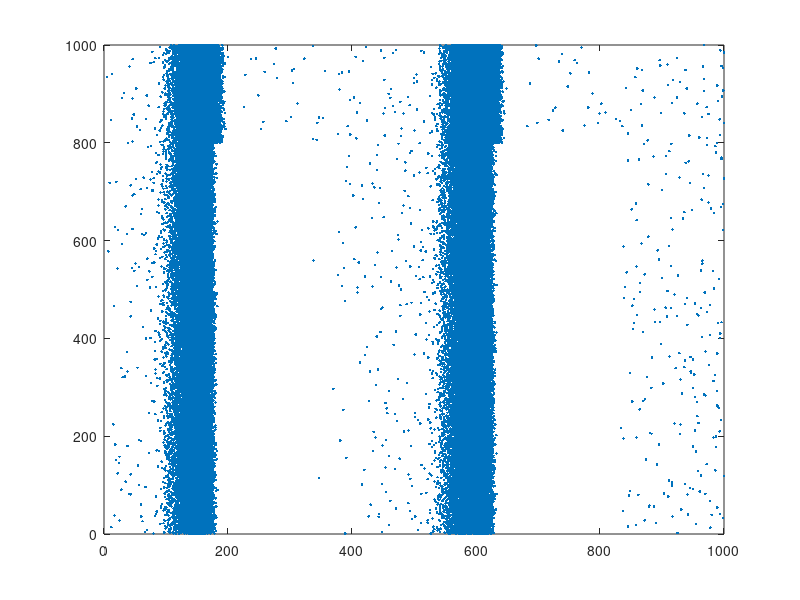

Write the MATLAB code that produced this figure.
clear; clc; close all;
rand('seed',1);
% Created by Eugene M.Izhikevich.                February 3, 2004
% Modified to allow arbitrary delay distributions.  April 16,2008
M=100;                 % number of synapses per neuron
D=20;                  % maximal conduction delay 
% excitatory neurons   % inhibitory neurons      % total number 
Ne=800;                Ni=200;                   N=Ne+Ni;
a=[0.02*ones(Ne,1);    0.1*ones(Ni,1)];
d=[   8*ones(Ne,1);    2*ones(Ni,1)];
sm=10;                 % maximal synaptic strength

% post=ceil([N*rand(Ne,M);Ne*rand(Ni,M)]); 
% Take special care not to have multiple connections between neurons
delays = cell(N,D);
for i=1:Ne
    p=randperm(N);
    post(i,:)=p(1:M);
    for j=1:M
        delays{i, ceil(D*rand)}(end+1) = j;  % Assign random exc delays
    end;
end;
for i=Ne+1:N
    p=randperm(N);
    post(i,:)=p(1:M);
    delays{i,1}=1:M;                    % all inh delays are 1 ms.
end;

s=[6*ones(Ne,M);-5*ones(Ni,M)];         % synaptic weights
sd=zeros(N,M);                          % their derivatives

% Make links at postsynaptic targets to the presynaptic weights
pre = cell(N,1);
aux = cell(N,1);
for i=1:Ne
    for j=1:D
        for k=1:length(delays{i,j})
            pre{post(i, delays{i, j}(k))}(end+1) = N*(delays{i, j}(k)-1)+i;             % 1dim index of 1000byN
            aux{post(i, delays{i, j}(k))}(end+1) = N*(D-1-j)+i; % takes into account delay
        end;
    end;
end;
  

STDP = zeros(N,1001+D);
v = -65*ones(N,1);                      % initial values
u = 0.2.*v;                             % initial values
firings=[-D 0];                         % spike timings

for sec=1:1                    % simulation of 1 day
  for t=1:1000                          % simulation of 1 sec
    I=zeros(N,1);        
    I(ceil(N*rand))=20;                 % random thalamic input 
    fired = find(v>=30);                % indices of fired neurons
    v(fired)=-65;  
    u(fired)=u(fired)+d(fired);
    STDP(fired,t+D)=0.1;
    for k=1:length(fired)
      sd(pre{fired(k)})=sd(pre{fired(k)})+STDP(N*t+aux{fired(k)});      % decay.(trace) 
    end;
    firings=[firings;t*ones(length(fired),1),fired];
    k=size(firings,1);
    while firings(k,1)>t-D
      del=delays{firings(k,2),t-firings(k,1)+1};
      ind = post(firings(k,2),del);
      I(ind)=I(ind)+s(firings(k,2), del)';
      sd(firings(k,2),del)=sd(firings(k,2),del)-1.2*STDP(ind,t+D)';
      k=k-1;
    end;
    v=v+0.5*((0.04*v+5).*v+140-u+I);    % for numerical 
    v=v+0.5*((0.04*v+5).*v+140-u+I);    % stability time 
    u=u+a.*(0.2*v-u);                   % step is 0.5 ms
    STDP(:,t+D+1)=0.95*STDP(:,t+D);     % tau = 20 ms
  end;
  plot(firings(:,1),firings(:,2),'.');
  axis([0 1000 0 N]); drawnow;
  STDP(:,1:D+1)=STDP(:,1001:1001+D);
  ind = find(firings(:,1) > 1001-D);
  firings=[-D 0;firings(ind,1)-1000,firings(ind,2)];
  s(1:Ne,:)=max(0,min(sm,0.01+s(1:Ne,:)+sd(1:Ne,:)));
  sd=0.9*sd;
end;
